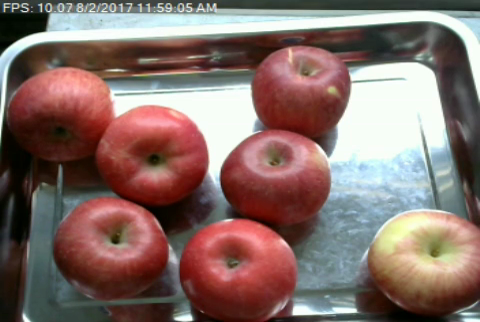
#> input picture dataset/fruits/apple_a/Apple 10.png, 480 x 322 px, found by its file name; its folder holds only this picture in this run
$ python mask.py
#> lines starting #> are read from the running program, lines starting #| are printed output that depends on the picture
### lib/data.py
import os

import cv2
import numpy as np

def get_dataset(path, infos, val_ratio=0.2, seed=0, resolution=None):
    """Load the dataset from the given path.

    Parameters
    ----------
    path : str
        Path to the dataset.
    infos : dict
        A dictionary of the form {'subfolder_name': (label, num_sample)}
        Where subfolder_name is the name of the subfolder in the path
        containing pictures, label is the label of these pictures and
        num_sample is the number of pictures to take from the subfolder.
    val_ratio : float, optional
        Validation set ration, by default 0.2.
    seed : int, optional
        Seed of the shuffle operation, by default 0.
    resolution: tuple or None, optional
        Resolution of the pictures, by default None (no change).

    Returns
    -------
    (data_train, label_train), (data_val, label_val): np.array
        Training and validation sets.
    """
#> called with path = 'dataset/fruits', val_ratio = 0.2, seed = 0
    # Set the seed
    np.random.seed(seed)

    datasets = os.listdir(path)
    images = {}
    for dataset in datasets:
        dataset_path = os.path.join(path, dataset)
        if os.path.isdir(dataset_path):
            label, n_sample = infos[dataset]
            if label not in images:
                images[label] =  []
            c = 0
            for fname in os.listdir(dataset_path):
                if fname.endswith('.jpg') or fname.endswith('.png'):
                    c += 1
                    img = cv2.imread(os.path.join(dataset_path, fname))
#> img is the input picture: shape (322, 480, 3); mean B, G, R 104.8, 110.2, 132.8
                    img = cv2.cvtColor(img, cv2.COLOR_BGR2RGB)
                    if resolution is not None:
                        img = cv2.resize(img, (resolution[1], resolution[0]))
                    images[label].append(img)
                    if c >= n_sample:
                        break
    data_train, data_val, label_train, label_val = [], [], [], []
    for label in images:
        data = np.array(images[label]) / 255.0
        np.random.shuffle(np.array(images[label]))
        n = data.shape[0]
        n_val = int(val_ratio * n)
        data_train.append(data[n_val:])
        data_val.append(data[:n_val])
        label_train.append(np.full(n - n_val, label))
        label_val.append(np.full(n_val, label))

    data_train, label_train = np.concatenate(data_train), np.concatenate(label_train)
    if data_train.ndim == 5:
        data_train = data_train.reshape((-1, *data_train.shape[2:]))
        label_train = label_train.reshape((-1, *label_train.shape[2:]))
    rd_perm = np.random.permutation(len(data_train))
    data_train, label_train = data_train[rd_perm], label_train[rd_perm]

    data_val, label_val = np.concatenate(data_val), np.concatenate(label_val)
    if data_val.ndim == 5:
        data_val = data_val.reshape((-1, *data_val.shape[2:]))
        label_val = label_val.reshape((-1, *label_val.shape[2:]))
    rd_perm = np.random.permutation(len(data_val))
    data_val, label_val = data_val[rd_perm], label_val[rd_perm]

    # Free the seed
    np.random.seed(None)

    return (data_train, label_train), (data_val, label_val)

# [8 lines that do not run on import are left out]

### lib/mask.py
import cv2
import numpy as np
from skimage.filters import threshold_otsu
from skimage.color import rgb2gray
from skimage.filters import gaussian
from skimage.segmentation import active_contour


# [46 lines left out: functions mask_rgb, to_grayscale, mask_otsu, not called in this run]


def init_contour(img, padding, nb_points):
    '''
    A function that initializes a contour for our dataset of images.
    They're all framed approximately the same way so it would be very inefficient to initialize the algorithm to a different contour for each image.
    Since apples and tomatoes take almost all the space in the image, we will initialize a contour just a bit tighter than the borders of the images.
    We'll call the distance to the borders "padding".

    Parameters
    ----------
    img : np.array
        Image to mask.
    padding: int
        The distance from the borders of the picture for the contour.
    nb_points: int
        The number of points on each of our segments of the picture. With nb_points, we have a contour of 4 * nb_points points.

    Returns
    -------
    contour: (np.array, np.array), dtype=np.uint8
        The initial contour to run the active contour algorithm on our images.

    Example
    -------
    If the img.shape == (w,h) and padding == n (provided that n < min(0.5*w, 0.5*h)) our contour has 4 segments:
    | y = n and x in [n, w-n]
    | x = w-n and y in [n, h-n]
    | y = h-n and x in [w-n, n]
    | x = n and y in [h-n, n]
    '''
    h, w = img[..., 0].shape
    step_x = (w - 2 * padding) // nb_points
    step_y = (h - 2 * padding) // nb_points

    segment1_x = np.arange(padding, w-padding, step_x)
    segment1_y = padding * np.ones(segment1_x.shape).astype(np.uint8)

    segment2_y = np.arange(padding, h-padding, step_y)
    segment2_x = (w-padding) * np.ones(segment2_y.shape).astype(np.uint8)

    segment3_x = np.flip(segment1_x)
    segment3_y = (h-padding) * np.ones(segment3_x.shape).astype(np.uint8)

    segment4_y = np.flip(segment2_y)
    segment4_x = padding * np.ones(segment4_y.shape).astype(np.uint8)

    contour_x = np.concatenate(
        (segment1_x, segment2_x, segment3_x, segment4_x), axis=0)
    contour_y = np.concatenate(
        (segment1_y, segment2_y, segment3_y, segment4_y), axis=0)

    return np.array([contour_x, contour_y])


def mask_active_contour(img, initial_contour):
    '''
    A function that computes the active contour of an image.
    [TO DO] apply a mask on everything that's outside the perimeter defined by the contour.
    '''
    img = rgb2gray(img)
    return active_contour(gaussian(img, 10, preserve_range=False),
                          initial_contour, alpha=.001, beta=.01, w_line=.1, w_edge=-.1, gamma=.001)


def test_active_contour(data):
    '''
    A function to compute and plot the active contour on an image of our dataset, to quickly assess the performances of the algorithm.
    '''
    _, ax = plt.subplots(figsize=(7, 7))
    img = data[0]
    initial_contour = init_contour(img, 25, 50)
    snake = mask_active_contour(img, initial_contour)

    ax.imshow(img, cmap=plt.cm.gray)
    ax.plot(initial_contour[0], initial_contour[1], '--r', lw=1)
    ax.plot(snake[0], snake[1], '--b', lw=4)
    ax.set_xticks([]), ax.set_yticks([])
    ax.axis([0, img.shape[1], img.shape[0], 0])

    plt.show()
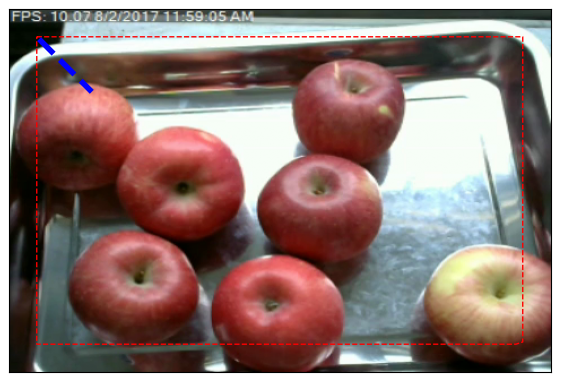
#> figure drawn by matplotlib, 1 panel


# [29 lines left out: functions test_mask, mask_apple_tomato, not called in this run]

if __name__ == '__main__':
    from functools import partial
    from lib.data import get_dataset
    import matplotlib.pyplot as plt

    infos = {'apple_a': (0, 100), 'apple_b': (1, 0), 'apple_c': (1, 0),
             'tomato': (1, 0)}
    (data, _), _ = get_dataset('dataset/fruits', infos)

    mask_thresholds = {'r': (0.2, '>'), 'g': (0.43, '<'), 'b': (0.39, '<')}
    mask_func = partial(mask_rgb, thresholds=mask_thresholds)

    # test_mask(data, mask_func, n=5)
    # test_mask(data, mask_apple_tomato, n=2)
    # test_mask(data, mask_otsu, n=2)
    test_active_contour(data)

$ run again, on dataset/fruits/apple_a/Apple 115.png
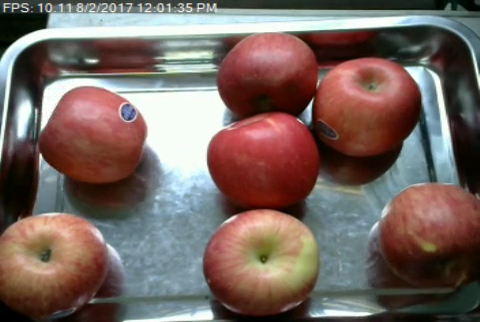
#> input picture dataset/fruits/apple_a/Apple 115.png, 480 x 322 px, found by its file name
#> in get_dataset, img is the input picture: shape (322, 480, 3); mean B, G, R 96.5, 102.4, 119
#> in test_active_contour, `plt.show()`:
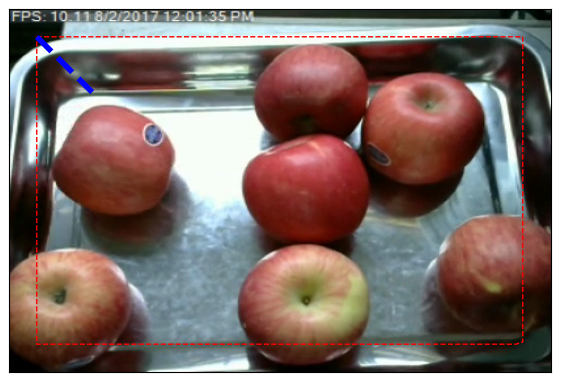
#> figure drawn by matplotlib, 1 panel

$ run again, on dataset/fruits/apple_a/Apple 120.png
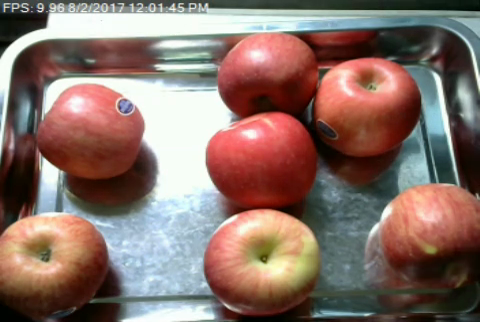
#> input picture dataset/fruits/apple_a/Apple 120.png, 480 x 322 px, found by its file name
#> in get_dataset, img is the input picture: shape (322, 480, 3); mean B, G, R 104.3, 112.4, 135.7
#> in test_active_contour, `plt.show()`:
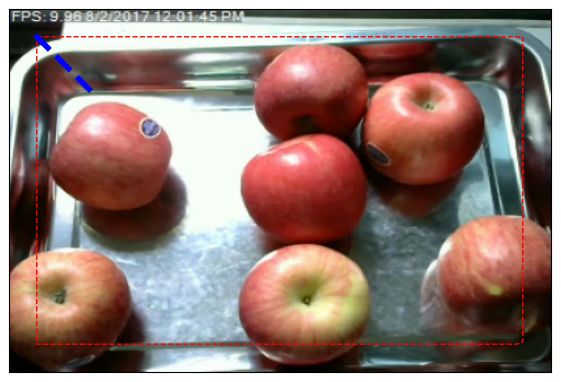
#> figure drawn by matplotlib, 1 panel

$ run again, on dataset/fruits/apple_a/Apple 105.png
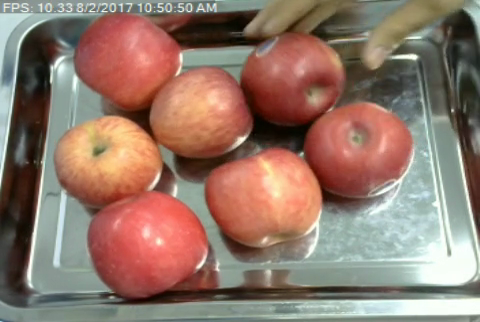
#> input picture dataset/fruits/apple_a/Apple 105.png, 480 x 322 px, found by its file name
#> in get_dataset, img is the input picture: shape (322, 480, 3); mean B, G, R 106.1, 119.5, 146.3
#> in test_active_contour, `plt.show()`:
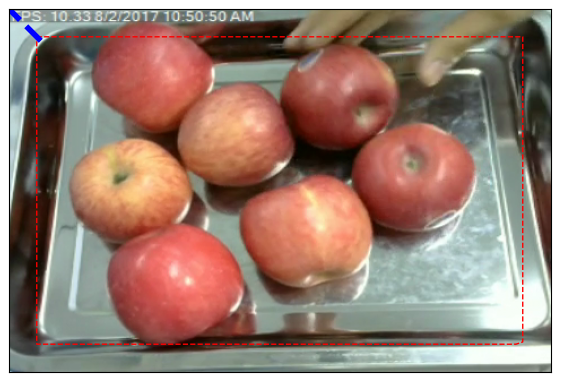
#> figure drawn by matplotlib, 1 panel
